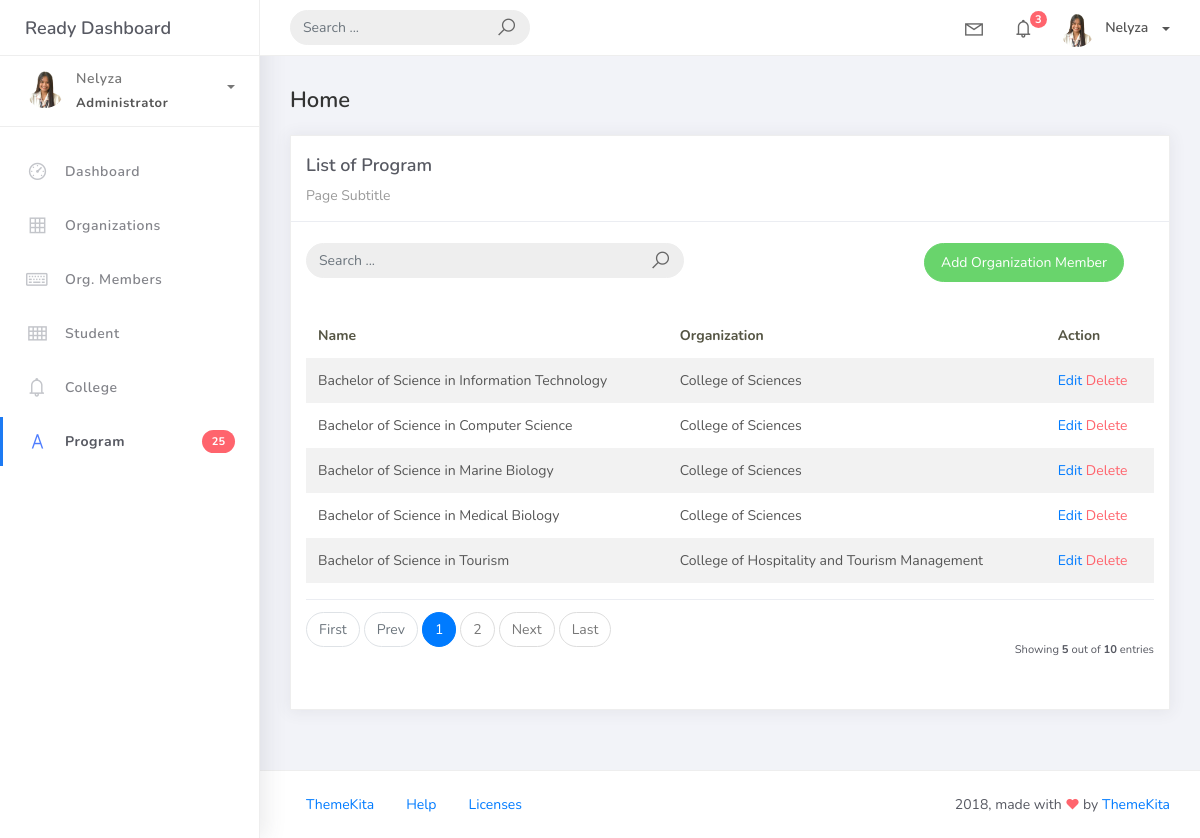
Page /program_list/ on the earlier database version.
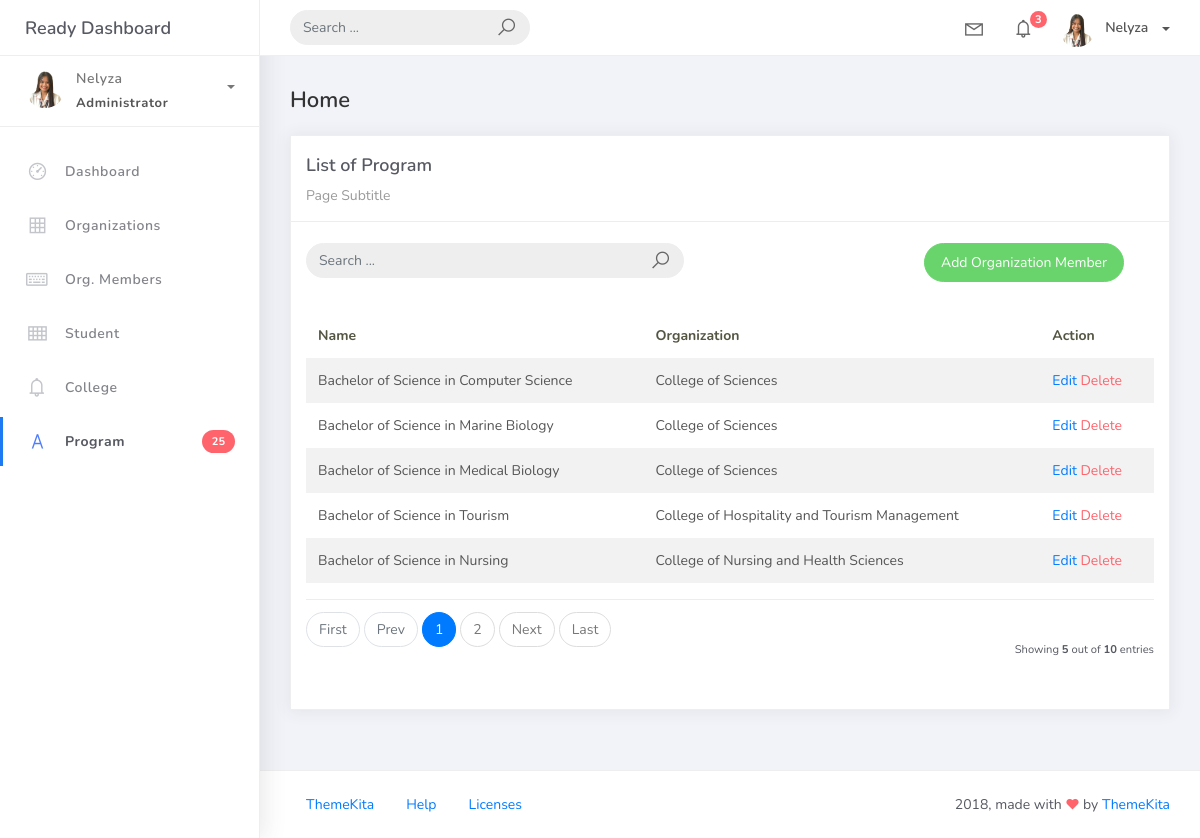
Same page on the later database version.
### studentorg/models.py (models this page shows, shortened)
class BaseModel(models.Model):
    created_at = models.DateTimeField(auto_now_add=True, db_index=True)
    updated_at = models.DateTimeField(auto_now=True)
    class Meta:
        abstract = True

class Program(BaseModel):
    prog_name = models.CharField(max_length=150)
    college = models.ForeignKey(College, on_delete=models.CASCADE)

class College(BaseModel):
    college_name = models.CharField(max_length=150)
    def __str__(self):
        return self.college_name

### studentorg/views.py (the view)
# urls.py: path('program_list/', ProgramListView.as_view(), name='program-list'),
class ProgramListView(ListView):
    model = Program
    context_object_name = 'program'
    template_name = 'program_list.html'
    paginate_by = 5
    def get_queryset(self, *args, **kwargs):
        qs = super().get_queryset(*args, **kwargs)
        query = self.request.GET.get('q')
        if query:
            qs = qs.filter(
                Q(prog_name__icontains=query)  # Look for program name
            )
        return qs

### templates/program_list.html (shortened to what this page needs)
{% extends 'base.html' %} {% load static %} {% block content %}
<div class="content">
  <div class="container-fluid">
    <h4 class="page-title">Home</h4>
     <div class="row">
      <div class="col-md-12">
        <div class="card">
         <div class="card-header">
           <div class="card-title">List of Program</div>
           <div class="card-category">Page Subtitle</div>
        </div>
        <div class="col-md-12 row">
        <div class="col-md-6">
        <form class="navbar-left navbar-form nav-search mr-md-3" action="{% url 'program-list'%}">
            <div class="input-group">
                <input type="text" placeholder="Search ..." class="form-control" name="q" />
                <div class="input-group-append">
                <span class="input-group-text">
                    <i class="la la-search search-icon"></i>
                </span>
                </div>
            </div>
        </form>
        </div>
        <div class="col-md-6">
        <div class="pull-right"> <a href="{% url 'program-add' %}" class="btn btn-success btn-rounded">Add Organization Member</a></div>
        </div>
        </div>
        <div class="card-body">
        <table class="table table-striped mt-3">
        <thead>
            <tr>
              <th scope="col">Name</th>
              <th scope="col">Organization</th>
              <th scope="col">Action</th>
            </tr>
            </thead>
            <tbody>
              {% for object in object_list %}
              <tr>
                <td>{{ object.prog_name}}</td>
                <td>{{ object.college }}</td>
                <td>
                  <a href="{% url 'program-update' object.id %}">Edit</a>
                  <a href="{% url 'program-delete' object.id %}" class="text-danger">Delete</a>
              </td>
              {% empty%}
              <tr>
                <td colspan="4" style="text-align: center">
                <p class="text-sm font-weight-bold mb-0">No Records Found.</p>
                </td>
            </tr>
              {% endfor %}
              </tbody>
            </table>
            {% include 'includes/pagination.html' %}
           </div>
          </div>
        </div>
      </div>
    </div>
</div>
{% endblock %}

### templates/base.html (shortened to what this page needs)
{% load static %}
<!DOCTYPE html>
<html>
<head>
	<link rel="stylesheet" href="{% static 'css/bootstrap.min.css' %}">
	<link rel="stylesheet" href="{% static 'css/ready.css' %}">
	<link rel="stylesheet" href="{% static 'css/demo.css' %}">
	<link rel="stylesheet" href="{% static 'css/ready.min.css' %}">
</head>
<body>
	<div class="wrapper">
		<div class="main-header">
			<div class="logo-header">
				<a href="index.html" class="logo">
					Ready Dashboard
				</a>
			</div>
			<nav class="navbar navbar-header navbar-expand-lg">
				<div class="container-fluid">
					<form class="navbar-left navbar-form nav-search mr-md-3" action="">
						<div class="input-group">
							<input type="text" placeholder="Search ..." class="form-control">
							<div class="input-group-append">
								<span class="input-group-text">
									<i class="la la-search search-icon"></i>
								</span>
							</div>
						</div>
					</form>
					<ul class="navbar-nav topbar-nav ml-md-auto align-items-center">
						<li class="nav-item dropdown hidden-caret">
							<a class="nav-link dropdown-toggle" href="#" id="navbarDropdown" role="button" data-toggle="dropdown" aria-haspopup="true" aria-expanded="false">
								<i class="la la-envelope"></i>
							</a>
						</li>
						<li class="nav-item dropdown hidden-caret">
							<a class="nav-link dropdown-toggle" href="#" id="navbarDropdown" role="button" data-toggle="dropdown" aria-haspopup="true" aria-expanded="false">
								<i class="la la-bell"></i>
								<span class="notification">3</span>
							</a>
						</li>
						<li class="nav-item dropdown">
							<a class="dropdown-toggle profile-pic" data-toggle="dropdown" href="#" aria-expanded="false"> <img src="static/img/nelyzaprofile.webp" alt="user-img" width="36" class="img-circle"><span >Nelyza</span></span> </a>
							</li>
						</ul>
					</div>
				</nav>
			</div>
			<div class="sidebar">
				<div class="scrollbar-inner sidebar-wrapper">
					<div class="user">
						<div class="photo">
							<img src=" {% static '/img/nelyzaprofile.webp' %}">
						</div>
						<div class="info">
							<a class="" data-toggle="collapse" href="#collapseExample" aria-expanded="true">
								<span>
									Nelyza
									<span class="user-level">Administrator</span>
									<span class="caret"></span>
								</span>
							</a>
						</div>
					</div>
					<ul class="nav">
						<li class="nav-item">
							<a href="{% url 'dashboard-chart' %}">
								<i class="la la-dashboard"></i>
								<p>Dashboard</p>
							</a>
						</li>
						<li class="nav-item">
							<a href="{% url 'organization-list' %}">
								<i class="la la-table"></i>
								<p>Organizations</p>
							</a>
						</li>
						<li class="nav-item">
							<a href="{% url 'orgmember-list'%}">
								<i class="la la-keyboard-o"></i>
								<p>Org. Members</p>
							</a>
						</li>
						<li class="nav-item">
							<a href="{% url 'student-list'%}">
								<i class="la la-th"></i>
								<p>Student</p>
							</a>
						</li>
						<li class="nav-item">
							<a href="{% url 'college-list'%}">
								<i class="la la-bell"></i>
								<p>College</p>
							</a>
						</li>
						<li class="nav-item active">
							<a href="{% url 'program-list'%}">
								<i class="la la-font"></i>
								<p>Program</p>
								<span class="badge badge-danger">25</span>
							</a>
						</li>
					</ul>
				</div>
			</div>
			<div class="main-panel">
				{% block content %}
				{% endblock %}
				<footer class="footer">
					<div class="container-fluid">
						<nav class="pull-left">
							<ul class="nav">
								<li class="nav-item">
									<a class="nav-link" href="http://www.themekita.com">
										ThemeKita
									</a>
								</li>
								<li class="nav-item">
									<a class="nav-link" href="#">
										Help
									</a>
								</li>
								<li class="nav-item">
									<a class="nav-link" href="https://themewagon.com/license/#free-item">
										Licenses
									</a>
								</li>
							</ul>
						</nav>
						<div class="copyright ml-auto">
							2018, made with <i class="la la-heart heart text-danger"></i> by <a href="http://www.themekita.com">ThemeKita</a>
						</div>
					</div>
				</footer>
			</div>
		</div>
</body>
</html>

### templates/includes/pagination.html (shortened to what this page needs)
{% if is_paginated %}
<div class="card-footer px-0 border-0 d-flex flex-column flex-lg-row align-items-center justify-content-between mt-3">
  <nav aria-label="Topica pagination" class="mb-4">
    <ul class="pagination">
      {% if page_obj.number > 1 %}
      <li class="page-item">
        <a class="page-link" href="?page=1">First</a>
      </li>
      {% else %}
      <li class="page-item disabled">
        <span class="page-link">First</span>
      </li>
      {% endif %}
      {% if page_obj.has_previous %}
      <li class="page-item">
        <a class="page-link" href="?page={{ page_obj.previous_page_number }}">Prev</a>
      </li>
      {% else %}
      <li class="page-item disabled">
        <span class="page-link">Prev</span>
      </li>
      {% endif %}
      {% for page_num in paginator.page_range %}
      {% if page_obj.number == page_num %}
      <li class="page-item active">
        <span class="page-link">
          {{ page_num }}
        </span>
      </li>
      {% elif page_num > page_obj.number|add:'-3' and page_num < page_obj.number|add:'3' %}
      <li class="page-item">
        <a class="page-link" href="?page={{ page_num }}">{{ page_num }}</a>
      </li>
      {% endif %}
      {% endfor %}
      {% if page_obj.has_next %}
      <li class="page-item">
        <a class="page-link" href="?page={{ page_obj.next_page_number }}">Next</a>
      </li>
      {% else %}
      <li class="page-item disabled">
        <span class="page-link">Next</span>
      </li>
      {% endif %}
      {% if page_obj.number != paginator.num_pages %}
      <li class="page-item">
        <a class="page-link" href="?page={{ paginator.num_pages }}">Last</a>
      </li>
      {% else %}
      <li class="page-item disabled">
        <span class="page-link">Last</span>
      </li>
      {% endif %}
    </ul>
  </nav>
  <div class="fw-normal small mt-4 mt-lg-0">Showing <b>{{object_list.count}}</b> out of
    <b>{{paginator.count}}</b> entries</div>
</div>
{% endif %}

Differences in the rows shown:
removed Program: prog_name "Bachelor of Science in Information Technology", college "College of Sciences"
now on this page (row unchanged): Program: prog_name "Bachelor of Science in Nursing", college "College of Nursing and Health Sciences"
